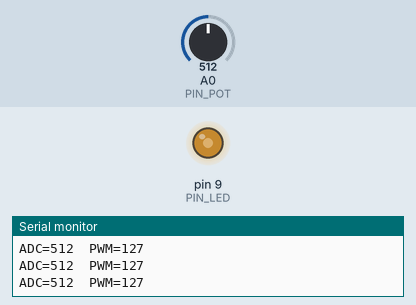
This sketch was run on a simulated Arduino Uno, built with avr-gcc and run on an emulated ATmega328P. Parts: output pins drawn as LEDs (lit = HIGH), the last lines printed to the serial monitor. The test bench sets the inputs (shaded band); at power-on: A0 (PIN_POT) = 512.

Above: at 1.2 s.
1.3 s: A0 (PIN_POT) set to 716
At 2.2 s:
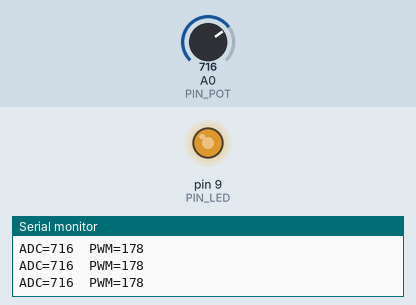
2.8 s: A0 (PIN_POT) set to 900
At 3.7 s:
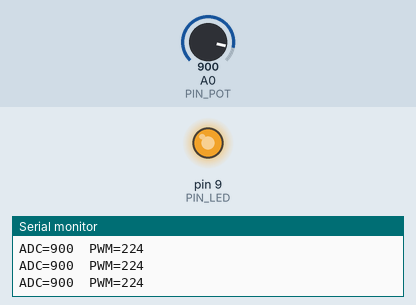
4.3 s: A0 (PIN_POT) set to 122
At 5.2 s:
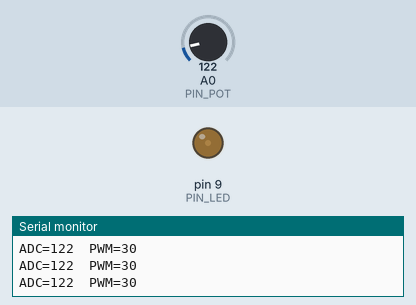
5.8 s: A0 (PIN_POT) set to 0
At 6.6 s:
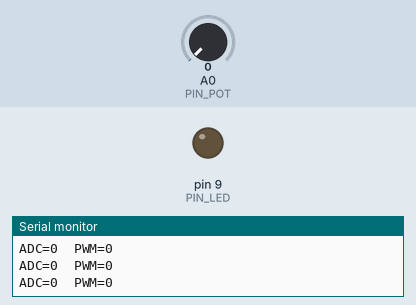
7.3 s: A0 (PIN_POT) set to 511
At 8.0 s:
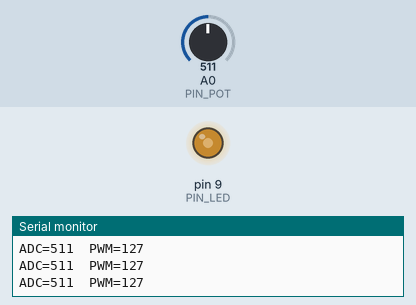
Timing chart, 0 to 9.8 s (numbered marks = the images above; inputs shaded):
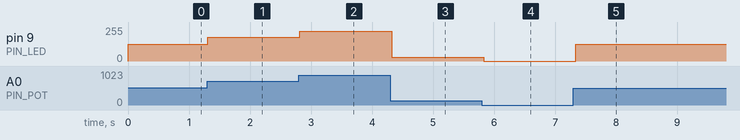

Measured:
- after the input at 1.3 s, pin 9 (PIN_LED): 127/255 → 178/255 at once
- after the input at 2.8 s, pin 9 (PIN_LED): 178/255 → 224/255 at once
- after the input at 4.3 s, pin 9 (PIN_LED): 224/255 → 30/255 at once
- after the input at 5.8 s, pin 9 (PIN_LED): 30/255 → 0/255 at once
- after the input at 7.3 s, pin 9 (PIN_LED): 0/255 → 127/255 at once

The sketch:

03_Potentiometre_PWM.ino
```cpp
/*
 * =====================================================================
 *  Arduino Lab Nexus v6.1.0 STABLE  -  Potentiomètre -> PWM
 * =====================================================================
 *  Explication : Lecture analogique d'un potentiomètre et variation de luminosité d'une LED (PWM).
 *  Carte       : Arduino UNO / Nano (ATmega328P) - compatible Mega
 *  Moniteur    : 9600 bauds
 *
 *  Câblage :
 *   Arduino 5V     -> Pot. extrémité 1
 *   Arduino GND    -> Pot. extrémité 2
 *   Arduino A0     -> Pot. curseur (milieu)
 *   Arduino D9     -> LED anode via 220 ohms
 *   Arduino GND    -> LED cathode
 *
 *  Bibliothèques requises (arduino-cli lib install "...") : aucune
 * =====================================================================
 */
// @libs:

const uint8_t PIN_POT = A0;
const uint8_t PIN_LED = 9;              // broche PWM (~)

void setup() {
  pinMode(PIN_LED, OUTPUT);
  Serial.begin(9600);
  Serial.println(F("[03] Potentiometre pret"));
}

void loop() {
  int brut = analogRead(PIN_POT);                 // 0..1023
  int pwm  = map(brut, 0, 1023, 0, 255);          // 0..255
  analogWrite(PIN_LED, pwm);
  Serial.print(F("ADC=")); Serial.print(brut);
  Serial.print(F("  PWM=")); Serial.println(pwm);
  delay(100);
}
```
